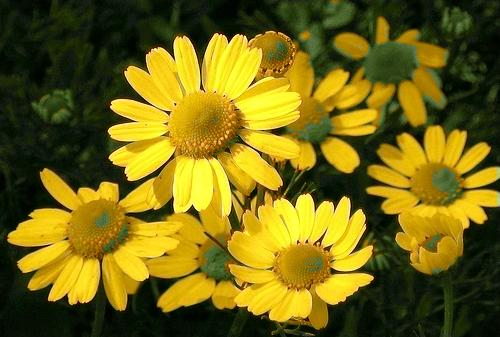
%> input picture results/chamomile3.jpg, 500 x 337 px
$ octave superpixel_extraction.m   (GNU Octave 9; MATLAB toolbox functions it lacks are replaced by stand-ins)
%> lines starting %> are read from the running program, lines starting %| are printed output that depends on the picture
Nsp = 500;

imc = imread('./../data/chamomile3.jpg');
%> imc is the input picture: size 337x500x3 uint8; mean R, G, B 114.7, 102.6, 19.1
img = rgb2gray(imc);
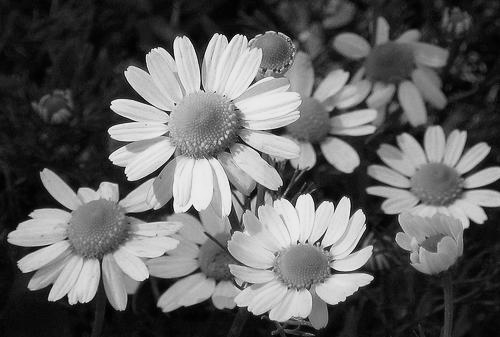
%> img: size 337x500 uint8; min 0, max 248, mean 96.7

[Lc, Nc] = superpixels(imc, Nsp);
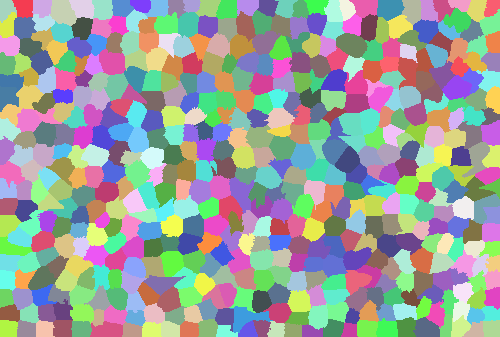
%> Lc: size 337x500 double; 525 distinct labels, from 1 to 525; one colour per label, 0 black
%> Nc = 525
[Lg, Ng] = superpixels(img, Nsp);
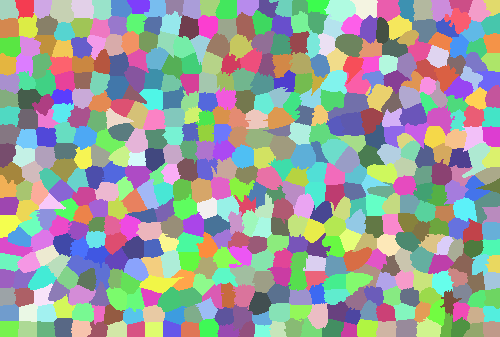
%> Lg: size 337x500 double; 525 distinct labels, from 1 to 525; one colour per label, 0 black
%> Ng = 525

figure;
BMc = boundarymask(Lc);
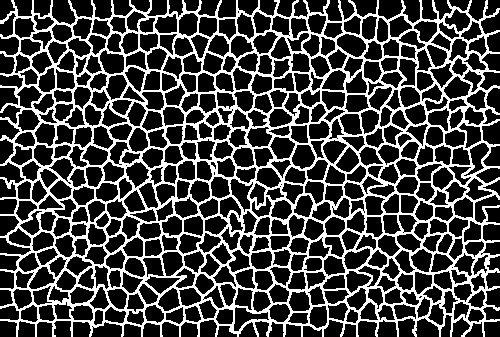
%> BMc: size 337x500 logical; 26.7% white in thin lines or dots
BMg = boundarymask(Lg);
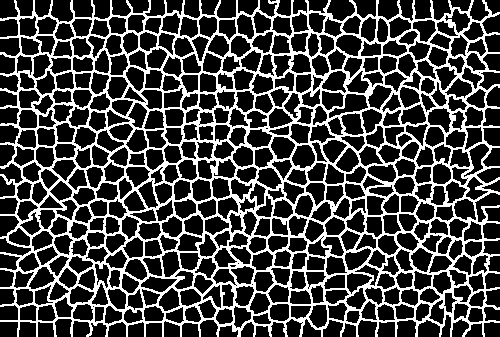
%> BMg: size 337x500 logical; 26.7% white in thin lines or dots
imshow([imoverlay(imc, BMc, 'r') imoverlay(img, BMg, 'r')]);
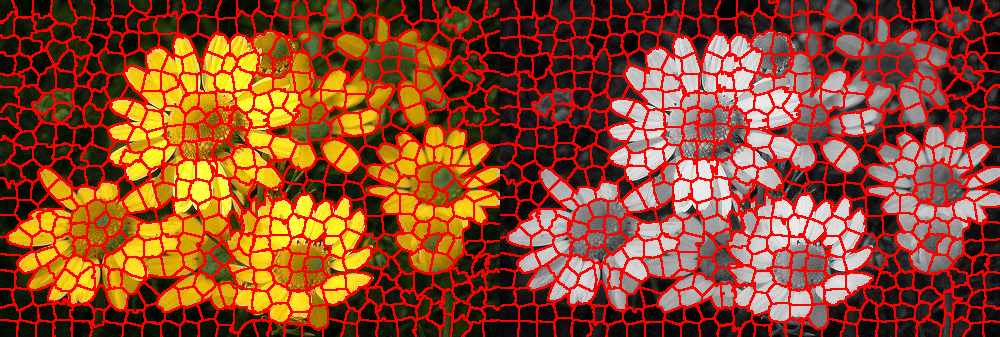
%> displayed picture: size 337x1000x3, on the screen's scale of 0 to 255; mean R, G, B 145.3, 73, 41.9

$ run again, with results/chamomile1.jpg copied over results/chamomile3.jpg
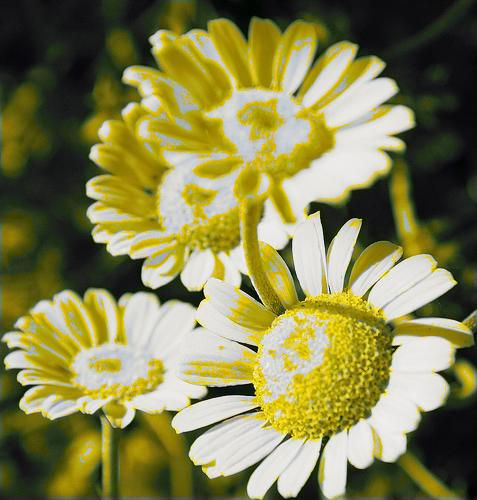
%> input picture results/chamomile1.jpg, 477 x 500 px
%> imc is the input picture: size 500x477x3 uint8; mean R, G, B 132.3, 129.5, 78.1
%> Lc: size 500x477 double; 500 distinct labels, from 1 to 500
%> Nc = 500
%> `[Lg, Ng] = superpixels(img, Nsp);`:
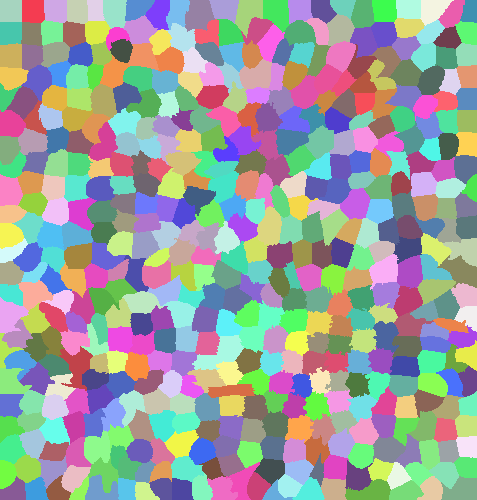
%> Lg: size 500x477 double; 500 distinct labels, from 1 to 500; one colour per label, 0 black
%> BMc: size 500x477 logical; 22.7% white in thin lines or dots
%> BMg: size 500x477 logical; 22.3% white in thin lines or dots
%> `imshow([imoverlay(imc, BMc, 'r') imoverlay(img, BMg, 'r')]);`:
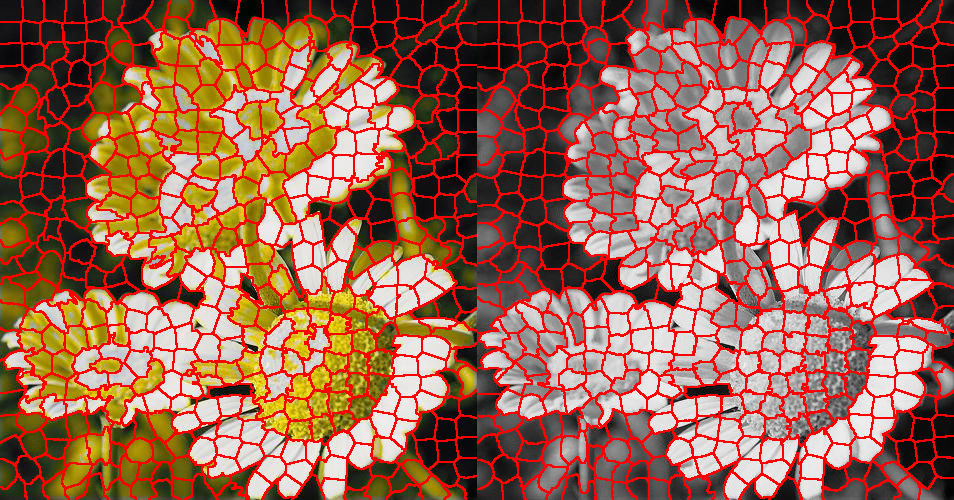
%> displayed picture: size 500x954x3, on the screen's scale of 0 to 255; mean R, G, B 156.1, 97.5, 77.7

$ run again, with results/CM4_beach2.jpg copied over results/chamomile3.jpg
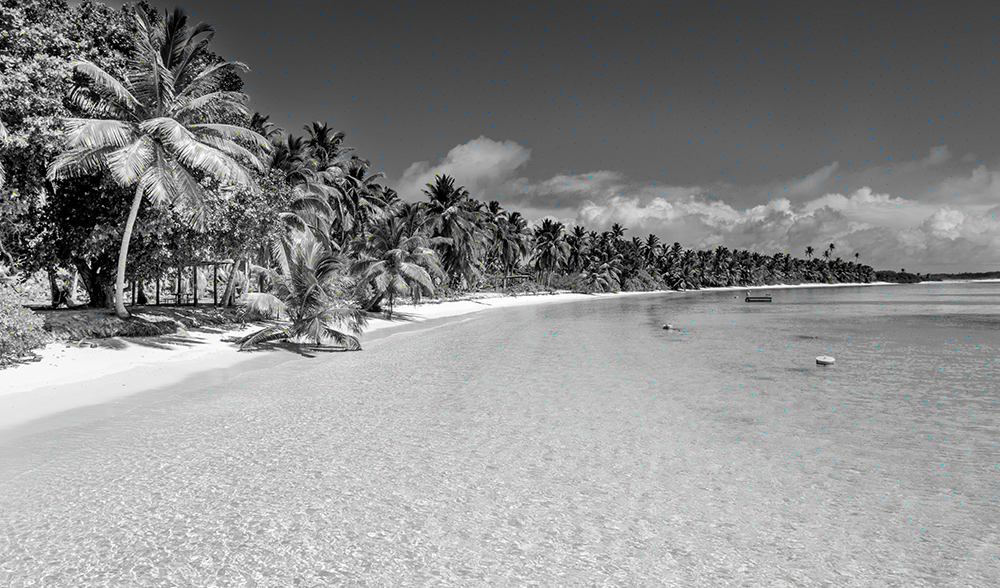
%> input picture results/CM4_beach2.jpg, 1000 x 588 px
%> imc is the input picture: size 588x1000x3 uint8; mean R, G, B 139.7, 140, 139.9
%> Lc: size 588x1000 double; 492 distinct labels, from 1 to 492
%> Nc = 492
%> `[Lg, Ng] = superpixels(img, Nsp);`:
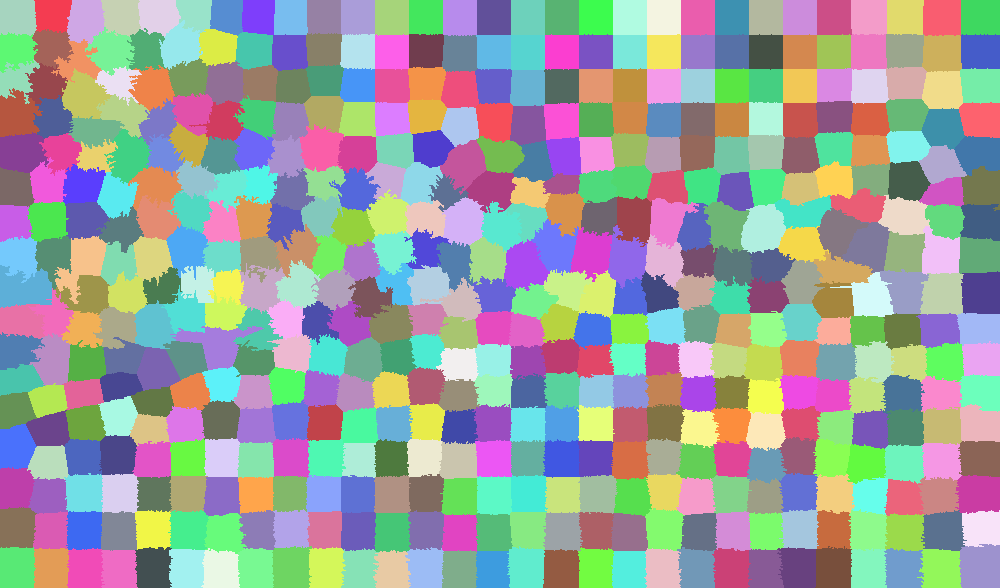
%> Lg: size 588x1000 double; 492 distinct labels, from 1 to 492; one colour per label, 0 black
%> BMc: size 588x1000 logical; 13.8% white in thin lines or dots
%> BMg: size 588x1000 logical; 15.5% white in thin lines or dots
%> `imshow([imoverlay(imc, BMc, 'r') imoverlay(img, BMg, 'r')]);`:
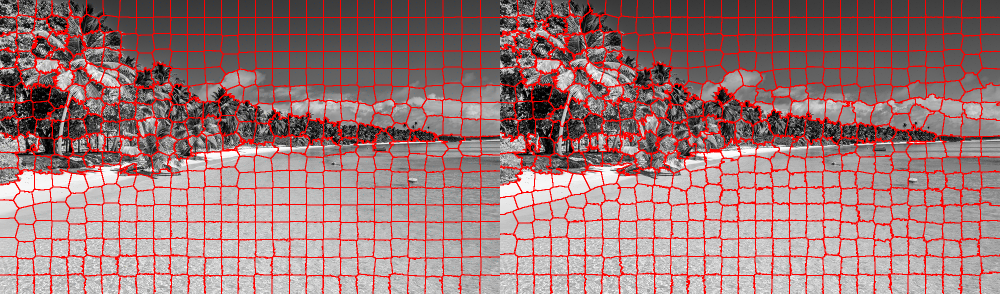
%> displayed picture: size 588x2000x3, on the screen's scale of 0 to 255 (shown at 1/2 size); mean R, G, B 156.8, 119.6, 119.6

$ run again, with results/beach1.jpg copied over results/chamomile3.jpg
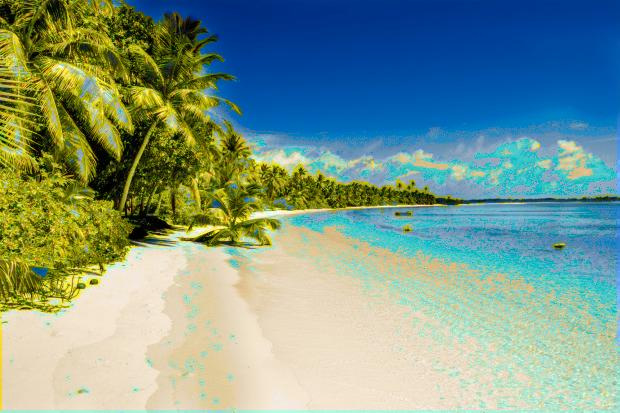
%> input picture results/beach1.jpg, 620 x 413 px
%> imc is the input picture: size 413x620x3 uint8; mean R, G, B 124.6, 152.3, 138
%> Lc: size 413x620 double; 486 distinct labels, from 1 to 486
%> Nc = 486
%> `[Lg, Ng] = superpixels(img, Nsp);`:
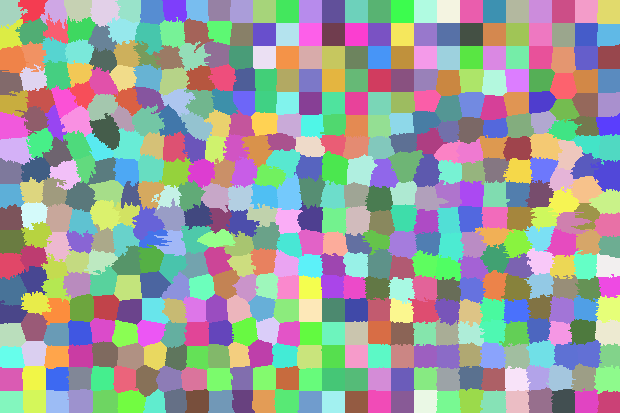
%> Lg: size 413x620 double; 486 distinct labels, from 1 to 486; one colour per label, 0 black
%> BMc: size 413x620 logical; 21% white in thin lines or dots
%> BMg: size 413x620 logical; 21.3% white in thin lines or dots
%> `imshow([imoverlay(imc, BMc, 'r') imoverlay(img, BMg, 'r')]);`:
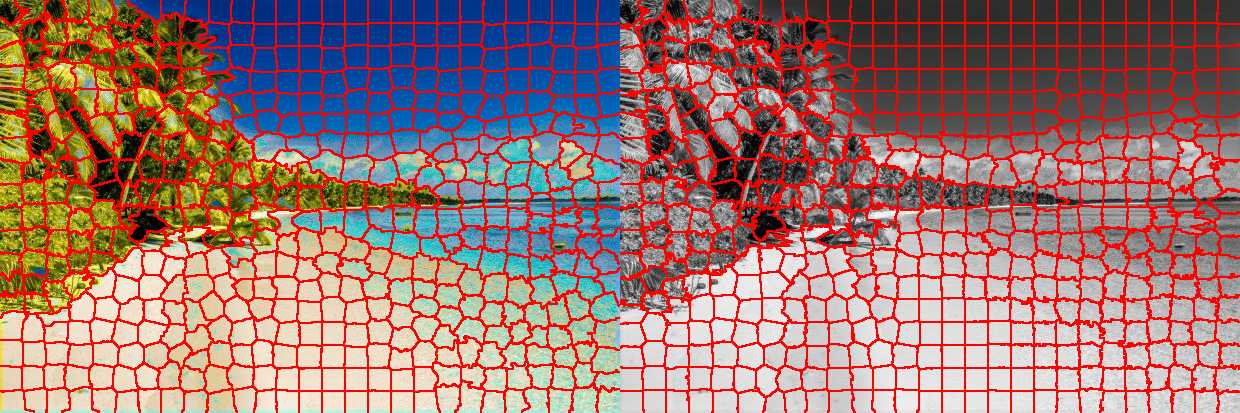
%> displayed picture: size 413x1240x3, on the screen's scale of 0 to 255; mean R, G, B 159, 116.1, 111.1
